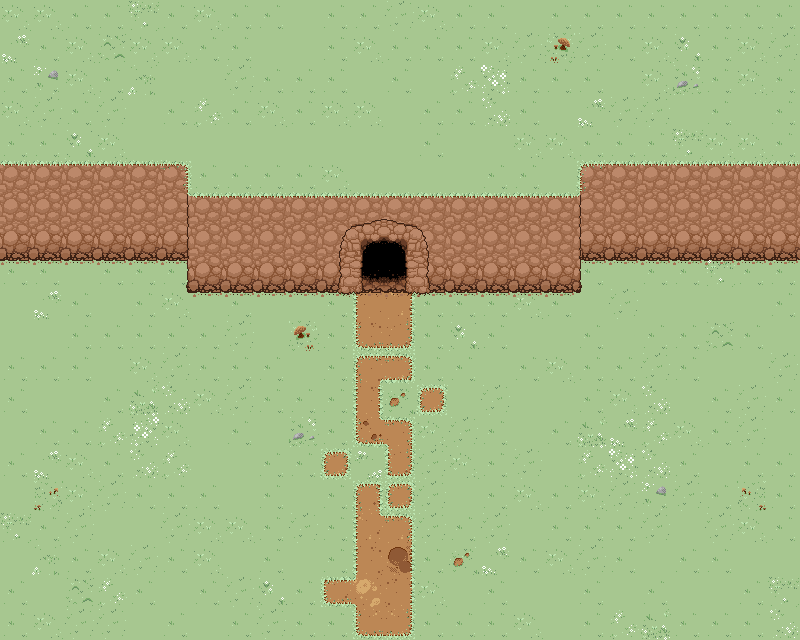

This is a level from a 2D game, rendered from its Tiled map with the project's own tilesets. A one-line summary and the map file follow, with tile-layer data summarised:
An orthogonal 25x20 tile map with 32x32 px tiles, 9 tile layers (base, grass details, flowers, path, ...), 1 hidden layer not drawn, 2 tilesets and 1 object (entrance).

<map version="1.10" tiledversion="1.11.2" orientation="orthogonal" renderorder="right-down" width="25" height="20" tilewidth="32" tileheight="32" infinite="0" nextlayerid="12" nextobjectid="2">
 <tileset firstgid="1" source="dirt_grass tiles 2.0.tsx" />
 <tileset firstgid="57" source="dirt_grass tiles 1.0.tsx" />
 <layer id="1" name="base" width="25" height="20">
  <data>[500 cells, 500 non-empty, 4 distinct tile ids]</data>
 </layer>
 <layer id="9" name="grass details" width="25" height="20">
  <data>[500 cells, 296 non-empty, 4 distinct tile ids]</data>
 </layer>
 <layer id="10" name="flowers" width="25" height="20">
  <data>[500 cells, 50 non-empty, 13 distinct tile ids]</data>
 </layer>
 <layer id="8" name="path" width="25" height="20">
  <data>[500 cells, 25 non-empty, 7 distinct tile ids]</data>
 </layer>
 <layer id="4" name="cave floor" width="25" height="20">
  <data>[500 cells, 27 non-empty, 2 distinct tile ids]</data>
 </layer>
 <layer id="3" name="cave edges" width="25" height="20">
  <data>[500 cells, 6 non-empty, 2 distinct tile ids]</data>
 </layer>
 <layer id="2" name="grass edges" width="25" height="20">
  <data>[500 cells, 47 non-empty, 5 distinct tile ids]</data>
 </layer>
 <layer id="11" name="grass corners" width="25" height="20">
  <data>[500 cells, 9 non-empty, 3 distinct tile ids]</data>
 </layer>
 <layer id="5" name="cave entrance" width="25" height="20">
  <data>[500 cells, 15 non-empty, 8 distinct tile ids]</data>
 </layer>
 <layer id="6" name="Collision" width="25" height="20" visible="0">
  <data>[500 cells, 71 non-empty, 1 distinct tile ids]</data>
 </layer>
 <objectgroup id="7" name="Transitions">
  <properties>
   <property name="spawn_x" type="int" value="450" />
   <property name="spawn_y" type="int" value="400" />
   <property name="target_map" value="cave_walled_2.0.tmx" />
   <property name="type" value="mine_entrance" />
  </properties>
  <object id="1" name="mine_entrance" type="entrance" x="360.816" y="242.753" width="45.7797" height="39.8939">
   <properties>
    <property name="spawn_x" type="int" value="308" />
    <property name="spawn_y" type="int" value="600" />
    <property name="target_map" value="mine_inside.tmx" />
   </properties>
  </object>
 </objectgroup>
</map>
